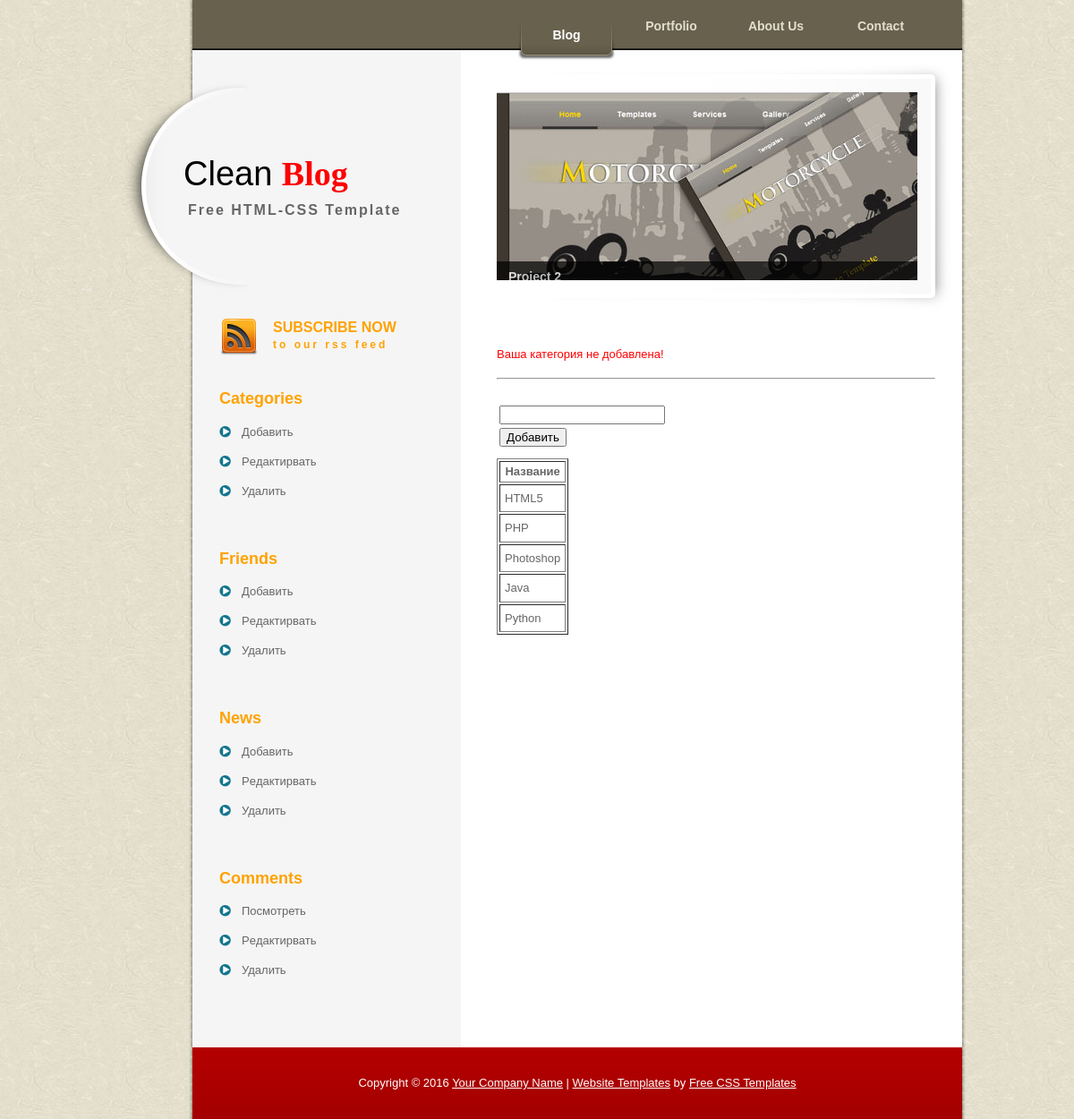
The page /admin/add.php on the database its author committed.
### tables this page shows
CREATE TABLE IF NOT EXISTS `categories` (
  `id` int(2) NOT NULL AUTO_INCREMENT,
  `title` varchar(255) NOT NULL,
  `text` text NOT NULL,
  PRIMARY KEY (`id`)
);

### admin/add.php (the view, shortened to what this page needs)
<?php include 'inc/header.php'; ?>
<?php include 'inc/left.php'; ?>
	<div id="templatemo_right_column">
      <div id="featured_project">
        <div id="slider">
          <ul id="sliderContent">
            <li class="sliderImage">
              <a href=""><img src="images/slider/2.jpg" alt="2" /></a>
              <span class="bottom"><strong>Project 2</strong><br />uisque eget elit quis augue pharetra feugiat.</span>
            </li>
          </ul>
        </div>
      </div>
		<div id="templatemo_main">
		  <?php
        if ($result == 'true') {
          echo "<p style=\"color:green;\">Ваша категория добавлена!</p><hr>";
        } else {
          echo "<p style=\"color:red;\">Ваша категория не добавлена!</p><hr>";
        }
      ?>
		  <form action="add_2.php" method="post">
  			<table>
  			  <tr>
  				  <td><input type="text" name="add"></td><br>
  			  </tr>
  			  <tr>
  				  <td><input type="submit" value="Добавить"></td>
  			  </tr>
  			</table>
		  </form>
      <table border="1" style="margin-top: 10px;">
        <tr>
          <th>Название</th>
        </tr>
      <?php
        $categories = mysql_query("SELECT * FROM categories");
        $row =  mysql_fetch_array($categories);
        do  {
      ?>
        <tr>
          <td style="padding: 5px;"><?php echo $row['title']?></td>
        </tr>
      <?php } while( $row = mysql_fetch_array($categories)); ?>
      </table>
		</div>
	</div>
	<div class="cleaner_h20"></div>
<?php include 'inc/footer.php'; ?>

### admin/templatemo_style.css (style rules this page uses)
body { margin: 0px; padding: 0px; color: #666; font-family: Helevetica,Arial,sans-serif; font-size: 13px; line-height:1.5em; background-image: url(images/templatemo_body.jpg); background-repeat: repeat; }
a, a:link, a:visited { color: #CC0000; }
p { margin: 0px; padding: 0 0 10px 0; }
img { border: none; }
.cleaner_h20 { clear: both; width:100%; height: 20px; }
#templatemo_right_column { float: right; width: 520px; margin-right: 10px; }
#featured_project { float: right; width: 520px; height: 210px; padding: 33px 0; background: url(images/templatemo_featured_project.png) no-repeat; }
#templatemo_main { float: right; width: 490px; padding-top: 40px; margin-right: 30px; }

### admin/s3slider.css (style rules this page uses)
#slider { width: 470px; height: 210px; position: relative; overflow: hidden; }
#sliderContent { width: 470px; height: 210px; position: absolute; top: 0; margin-left: 0; }
#sliderContent .sliderImage { float: left; position: relative; display: none; }
.sliderImage span { position: absolute; font: 10px/15px Arial, Helvetica, sans-serif; padding: 10px 13px; width: 450px; background-color: #000; filter: alpha(opacity=70); -moz-opacity: 0.7; -khtml-opacity: 0.7; opacity: 0.7; color: #fff; display: none; }
#sliderContent .sliderImage img { width: 470px; height: 210px; }
#sliderContent .sliderImage span strong { font-size: 14px; }
#sliderContent .bottom { bottom: 0; left: 0; }
ul { margin: 0; padding: 0; list-style-type: none; list-style: none; }
ul li { margin: 0; padding: 0; }

### rows shown on the page
categories: title "HTML5"
categories: title "PHP"
categories: title "Photoshop"
categories: title "Java"
categories: title "Python"
